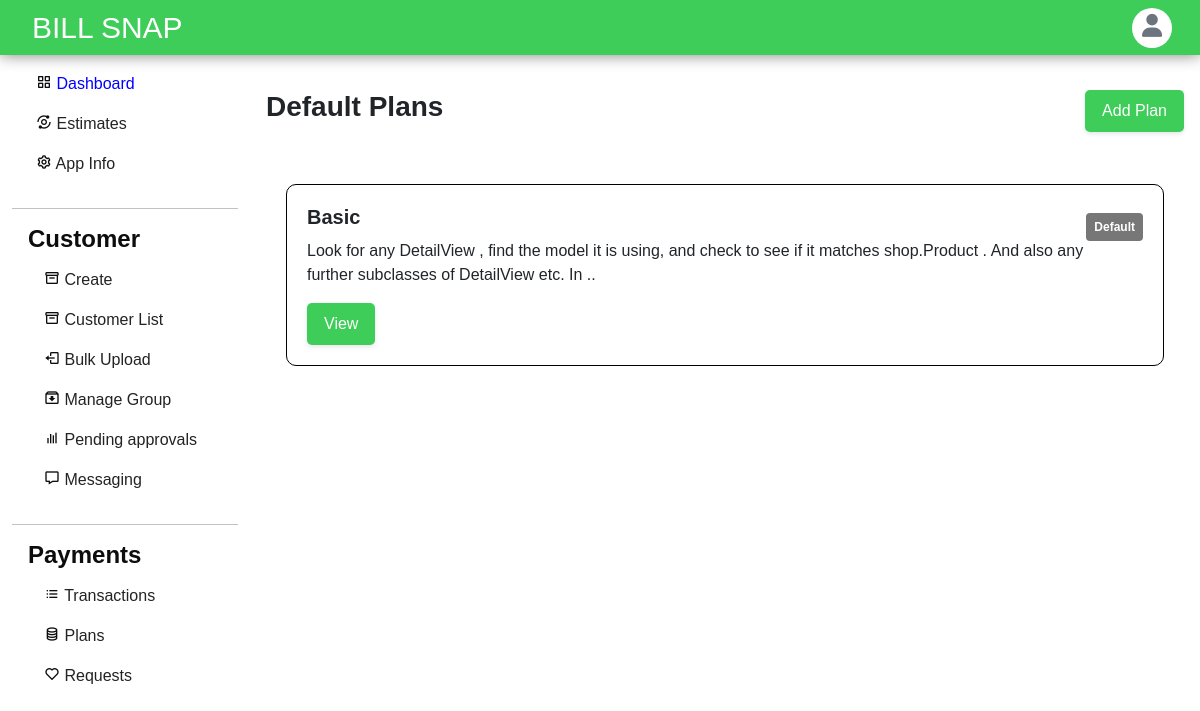
Screenshot of /plans/panel/app-one (signed in) with the database file from the repository.
### plans/models.py (models this page shows, shortened)
class Plan(models.Model):
    slug = models.CharField(max_length=20, default=generate_code, editable=False)
    app = models.ForeignKey(applists, on_delete=models.CASCADE)
    title = models.CharField(max_length=200)
    price = models.IntegerField(default=0)
    description = models.TextField(max_length=800)
    duration = models.IntegerField(default=30, choices=[
            (30, '1 Month'),
            (180, '6 Months'),
            (364, '1 Year')
        ],
    )
    default_for_customer = models.BooleanField(default=False)

### plans/views.py (the view, shortened to what this page needs)
# urls.py: path('panel/<str:slug>', plans_panel, name='plans-panel'),
def plans_panel(request, slug):
    if request.user.is_superuser:
        if request.method == 'GET':
            plans = Plan.objects.filter(app__slug=slug)
            form = PlanForm()
            payload = {
                'plans': plans,
                'form': form,
                'slug': slug
            }
            return render(request, 'plans-panel/panel.html', payload)
    return redirect('index')

### plans/models.py (called while the page is built)
def generate_code():
    length=10
    base = string.ascii_lowercase+string.ascii_uppercase+string.digits
    while True:
        code = ''.join(random.choices(base, k=length))
        if Plan.objects.filter(slug=code).count()==0:
            break
    return code

### templates/plans-panel/panel.html (shortened to what this page needs)
{% load crispy_forms_tags %}
{% load static %}
<!DOCTYPE html>
<html lang="en">
<head>
    <link href="https://cdn.jsdelivr.net/npm/bootstrap@5.1.3/dist/css/bootstrap.min.css" rel="stylesheet"
 />
    <link href='https://unpkg.com/boxicons@2.0.7/css/boxicons.min.css' rel='stylesheet'>
    <link rel="stylesheet" href="https://cdnjs.cloudflare.com/ajax/libs/font-awesome/6.1.1/css/all.min.css" />
    <link rel="stylesheet" href="{% static 'assets/styles.css'%}">
</head>
<body>
    {% include "dashnav.html" %}
    <div class="main mx-auto">
        <div class="row">
            {% include "dashsidebar.html" %}
            <div class="col-md-7 flex-md-fill">
                <div class="col right px-3" id="customer-list">
                    <div>
                        <button class="bs-primary py-2 px-3 new-group-btn" data-toggle="modal" data-target="#addgrp">Add
                            Plan</button>
                    </div>
                    <h3 class="mb-3">Default Plans</h3>
                    <div class="row">
                        {% for plan in plans %}
                        {% if plan.default_for_customer %}
                        <div class="pt-4">
                            <div class='w3-row w3-padding w3-round  grp default'>
                                <div>
                                    <span class="badge badge-success p-2 mt-2 float-right span">Default</span>
                                </div>
                                <h5>{{plan.title}}</h5>
                                <p>{{plan.description}}</p>
                                <a href="{% url 'plan' slug=slug planslug=plan.slug %}">
                                    <button class='bs-primary px-3 py-2'>View</button>
                                </a>
                            </div>
                        </div>
                        {% endif %}
                        {% endfor %}
                    </div>
                </div>
            </div>
        </div>
</body>
</html>

### static/assets/styles.css (style rules this page uses)
body { background: white; }
button { height: 50px; }
html, body { height: 100%; }
body { background: #e5e5e566; }
.main { padding-top: 55px; width: 100%; height: 100%; justify-content: flex-start; max-height: 100vh; }
.right { padding-left: 1rem; padding-right: 1rem; min-height: calc(100vh - 60px); overflow-x: hidden; }
div > a { text-decoration: none; color: rgb(36, 35, 35); }
@media (min-width: 767px) { .main { top: 55px; } }
* { box-sizing: border-box; }
.right { padding-left: 1rem; padding-right: 1rem; min-height: calc(100vh - 100px); overflow-x: hidden; }
body { font-family: Arial, Helvetica, sans-serif; }
body { margin-top: 20px; background: #f5f5f5; }
h1, h2, h3, h4, h5, h6 { margin: 0 0 10px; font-weight: 600; }
a { color: #707070; }
body { margin-top: 20px; }
body { margin-top: 20px; background: white; }
body { overflow-x: hidden; }
.bs-primary { all: unset; background: #3dcd58; color: white; box-shadow: 0px 0px 1px rgb(40 41 61 / 4%), 0px 2px 4px rgb(96 97 112 / 16%); border: 1px solid transparent; border-radius: 5px; }

### templates/plans-panel/panel.html (style rules this page uses)
.row { display: flex; align-items: center; justify-content: center; margin-bottom: 20px !important; }
button { float: right; }
.grp { border-radius: 10px; padding: 20px; border:1px solid black; margin:20px; }
.new-group-btn { float: right; position: relative; top: 0; right: 0; }
.span { background-color: #777777 !important; position: relative; top: 0; right: 0; float: right !important; }

### rows the page displays
Plan: title "Basic", description "Look for any DetailView , find the model it is using, and check to see if it matches shop.Product . And also any further subclasses of DetailView etc. In .."
